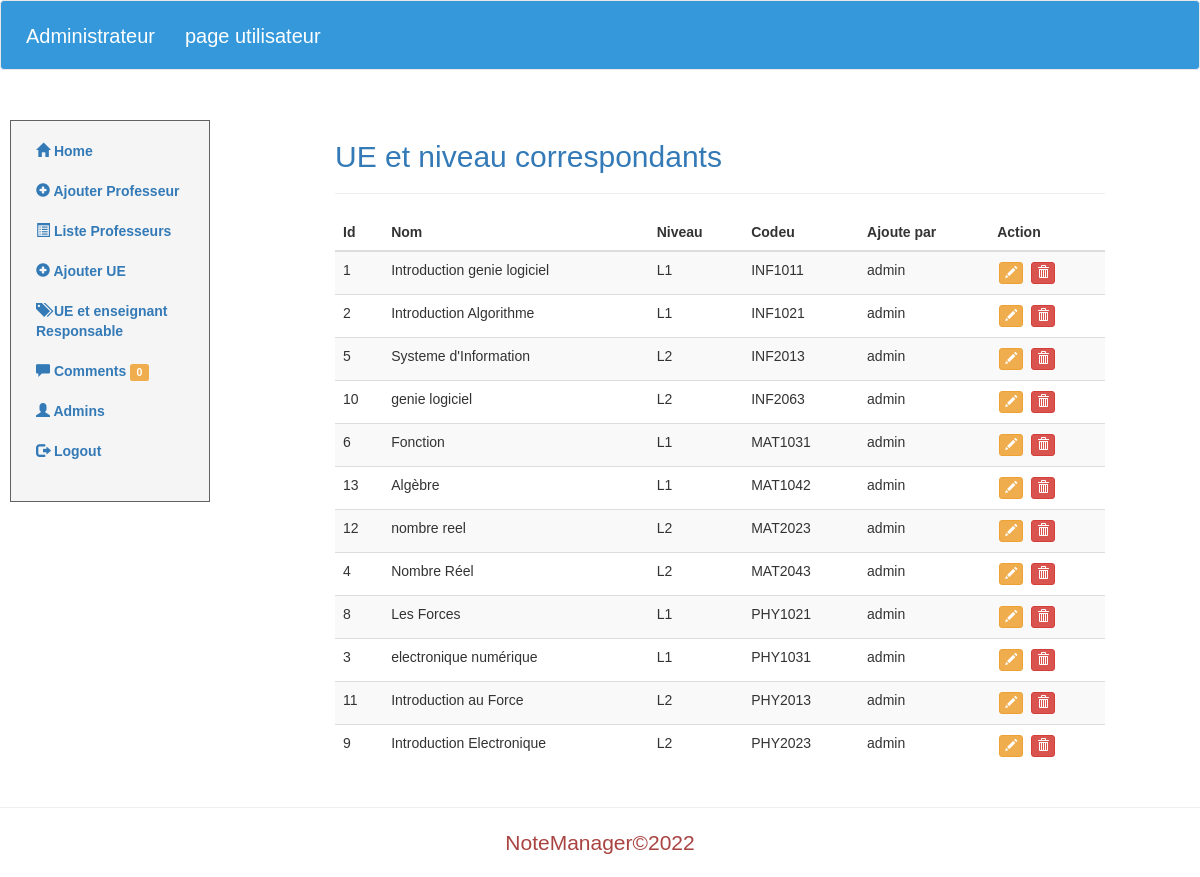
The app's page /admin/categories.php (signed in) with its own data.
### tables this page shows
CREATE TABLE `module` (
  `id` int DEFAULT '1',
  `name` varchar(45) NOT NULL,
  `level` varchar(2) NOT NULL,
  `codeu` varchar(7) NOT NULL,
  `added_by` varchar(255) DEFAULT NULL,
  `filiere` varchar(20) NOT NULL,
  `professeur_id` int DEFAULT NULL,
  `tp` tinyint(1) NOT NULL DEFAULT '0',
  PRIMARY KEY (`codeu`,`filiere`),
  KEY `fk_module_professeurs1_idx` (`professeur_id`),
  CONSTRAINT `fk_module_professeurs1` FOREIGN KEY (`professeur_id`) REFERENCES `professeurs` (`id`)
);

### admin/categories.php (the view, shortened to what this page needs)
<?php include('includes/header.php');?>
<?php
$query = "SELECT * FROM module";
?>
<div class="container-fluid">
    <div class="row" style="margin-top: 30px;">
        <div class="col-sm-3 col-md-2 sidebar">
           <?php include('includes/sidebar.php');?>
        </div>
        <div class="col-sm-6 col-md-8 col-md-offset-1 col-sm-offset-1 main">
          <h2 class="sub-header text-primary">UE et niveau correspondants</h2>
          <hr>
          <div class="table-responsive">
            <table class="table table-striped">
              <thead>
                <tr>
                  <th>Id</th>
                  <th>Nom</th>
                  <th>Niveau</th>
                  <th>Codeu</th>
                  <th>Ajoute par</th>
                  <th>Action</th>
                </tr>
              </thead>
              <tbody>
              <?php
                if(mysqli_query($con,$query)):
                    $result = mysqli_query($con,$query);
                    while($row = $result->fetch_assoc()):
              ?>
                <tr>
                  <td><?php echo $row['id'];?></td>
                  <td><?php echo $row['name'];?></td>
                  <td><?php echo $row['level'];?></td>
                  <td><?php echo $row['codeu'];?></td>
                  <td><?php echo $row['added_by'];?></td>
                  <td><a href="editCategory.php?id=<?php echo $row['id'];?>" class="btn btn-warning btn-xs" style="margin:2px;"><i class="glyphicon glyphicon-pencil"></i></a> <a href="deleteCategory.php?id=<?php echo $row['id'];?>" class="btn btn-danger btn-xs" style="margin:2px;"><i class="glyphicon glyphicon-trash"></i></a></td>
                </tr>
              <?php
                  endwhile;
                  endif;
              ?>
              </tbody>
            </table>
          </div>
        </div>
    </div>
</div>
<?php include('includes/footer.php');?>

### admin/includes/header.php (shortened to what this page needs)
<!DOCTYPE html>
<html lang="fr">
  <head>
    <link href="../includes/css/bootstrap.min.css" rel="stylesheet">
    <link href="../includes/css/style.css" rel="stylesheet">
  </head>
  <body>
  <nav class="navbar navbar-default admin-nav">
      <div class="container-fluid">
        <div class="navbar-header">
          <a class="navbar-brand" href="dashboard.php" id="link">Administrateur</a>
        </div>
        <ul class="nav navbar-nav">
          <li><a href="../index.php" id="link">page utilisateur</a></li>
        </ul>
      </div>
    </nav>

### admin/includes/sidebar.php
<?php
$unpublished = "SELECT * FROM comments WHERE status = 0";
?>
<ul class="nav nav-sidebar list-group">
    <li class="active"><a href="dashboard.php"><i class="glyphicon glyphicon-home"></i> Home</a></li>
    <li><a href="addPost.php"><i class="glyphicon glyphicon-plus-sign"></i> Ajouter Professeur <span class="sr-only">(current)</span></a></li>
    <li><a href="posts.php"><i class="glyphicon glyphicon-list-alt"></i> Liste Professeurs</a></li>
    <li><a href="addCategorie.php"><i class="glyphicon glyphicon-plus-sign"></i> Ajouter UE</a></li>
    <li><a href="categories.php"><i class="glyphicon glyphicon-tags"></i> UE et enseignant Responsable</a></li>
    <li><a href="commentaires.php">
        <i class="glyphicon glyphicon-comment"></i>
        Comments
        <?php
            if(mysqli_query($con,$unpublished)):
                $data = mysqli_query($con,$unpublished);
                $unpublishedComments = $data->num_rows;
        ?>
        <span class="label label-warning">
            <?php
                echo $unpublishedComments;
            ?>
        </span>
        <?php
            endif;
        ?>
        </a>
    </li>
    <li><a href="admins.php"><i class="glyphicon glyphicon-user"></i> Admins</a></li>
    <li><a href="logout.php"><i class="glyphicon glyphicon-log-out"></i> Logout</a></li>
</ul>

### admin/includes/footer.php (shortened to what this page needs)
 <hr>
 <footer>
    <p class="lead text-center text-danger">NoteManager&copy;2022</p>
 </footer>
  </body>
</html>

### includes/css/style.css (style rules this page uses)
body { font-family: Verdana, Geneva, Tahoma, sans-serif; }
.sidebar { background: #F5F5F5; padding: 10px; margin-left: 10px; margin-right: 10px; border: 1px solid #646161; font-weight: bold; }
.admin-nav { background: #3498db; padding: 10px; height: 70px; }
#link { color: #ffffff; font-size: 20px; font-family: Verdana, Geneva, Tahoma, sans-serif; }

### records on screen
module: id "1", name "Introduction genie logiciel", level "L1", codeu "INF1011", added_by "admin"
module: id "2", name "Introduction Algorithme", level "L1", codeu "INF1021", added_by "admin"
module: id "5", name "Systeme d'Information", level "L2", codeu "INF2013", added_by "admin"
module: id "10", name "genie logiciel", level "L2", codeu "INF2063", added_by "admin"
module: id "6", name "Fonction", level "L1", codeu "MAT1031", added_by "admin"
module: id "13", name "Algèbre", level "L1", codeu "MAT1042", added_by "admin"
module: id "12", name "nombre reel", level "L2", codeu "MAT2023", added_by "admin"
module: id "4", name "Nombre Réel", level "L2", codeu "MAT2043", added_by "admin"
module: id "8", name "Les Forces", level "L1", codeu "PHY1021", added_by "admin"
module: id "3", name "electronique numérique", level "L1", codeu "PHY1031", added_by "admin"
module: id "11", name "Introduction au Force", level "L2", codeu "PHY2013", added_by "admin"
module: id "9", name "Introduction Electronique", level "L2", codeu "PHY2023", added_by "admin"

### other values on screen
$unpublishedComments "0"
